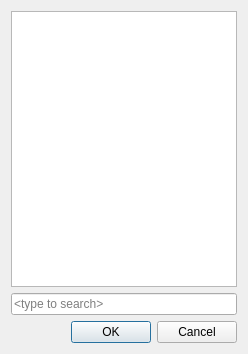
<?xml version="1.0" encoding="UTF-8"?>
<ui version="4.0">
 <class>ItemsListDialog</class>
 <widget class="QDialog" name="ItemsListDialog">
  <property name="windowModality">
   <enum>Qt::WindowModal</enum>
  </property>
  <property name="geometry">
   <rect>
    <x>0</x>
    <y>0</y>
    <width>248</width>
    <height>354</height>
   </rect>
  </property>
  <property name="windowTitle">
   <string>Select from list</string>
  </property>
  <layout class="QGridLayout" name="gridLayout">
   <item row="0" column="0">
    <layout class="QVBoxLayout" name="verticalLayout">
     <item>
      <widget class="QListWidget" name="listWidget">
       <property name="sizePolicy">
        <sizepolicy hsizetype="Expanding" vsizetype="Expanding">
         <horstretch>1</horstretch>
         <verstretch>0</verstretch>
        </sizepolicy>
       </property>
       <property name="sizeAdjustPolicy">
        <enum>QAbstractScrollArea::AdjustToContentsOnFirstShow</enum>
       </property>
      </widget>
     </item>
     <item>
      <widget class="QLineEdit" name="searchLineEdit">
       <property name="toolTip">
        <string>Type here to search</string>
       </property>
       <property name="statusTip">
        <string>Type here to search</string>
       </property>
       <property name="whatsThis">
        <string>Type here to search</string>
       </property>
       <property name="placeholderText">
        <string>&lt;type to search&gt;</string>
       </property>
       <property name="clearButtonEnabled">
        <bool>true</bool>
       </property>
      </widget>
     </item>
     <item>
      <widget class="QDialogButtonBox" name="buttonBox">
       <property name="orientation">
        <enum>Qt::Horizontal</enum>
       </property>
       <property name="standardButtons">
        <set>QDialogButtonBox::Cancel|QDialogButtonBox::Ok</set>
       </property>
      </widget>
     </item>
    </layout>
   </item>
  </layout>
 </widget>
 <resources/>
 <connections>
  <connection>
   <sender>buttonBox</sender>
   <signal>accepted()</signal>
   <receiver>ItemsListDialog</receiver>
   <slot>accept()</slot>
   <hints>
    <hint type="sourcelabel">
     <x>248</x>
     <y>254</y>
    </hint>
    <hint type="destinationlabel">
     <x>157</x>
     <y>274</y>
    </hint>
   </hints>
  </connection>
  <connection>
   <sender>buttonBox</sender>
   <signal>rejected()</signal>
   <receiver>ItemsListDialog</receiver>
   <slot>reject()</slot>
   <hints>
    <hint type="sourcelabel">
     <x>316</x>
     <y>260</y>
    </hint>
    <hint type="destinationlabel">
     <x>286</x>
     <y>274</y>
    </hint>
   </hints>
  </connection>
 </connections>
</ui>
